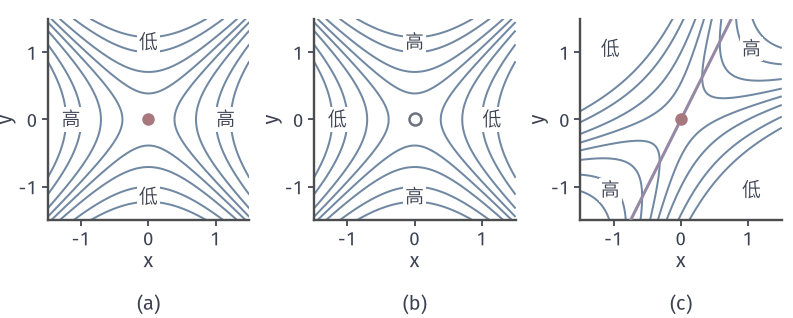

Here is the Python script that generated this plot:
from pathlib import Path
import sys
for _p in Path(__file__).resolve().parents:
    if (_p/"minimax-common").is_dir(): sys.path.insert(0, str(_p/"minimax-common")); break
from mm_fig import *
HERE = Path(__file__).resolve().parent
# Three local pictures around the origin.
fig, axes = figure(width_mm=112, height_mm=45, ncols=3)
panels(fig, .06, .985, .975, .27, .32)
g = np.linspace(-1.5, 1.5, 300); X, Y = np.meshgrid(g, g)
funs = [X**2-Y**2, Y**2-X**2, -.5*X**2+2*X*Y-.5*Y**2]
marks = [[(1.15, 0, '高'), (-1.15, 0, '高'), (0, 1.15, '低'), (0, -1.15, '低')],
         [(1.15, 0, '低'), (-1.15, 0, '低'), (0, 1.15, '高'), (0, -1.15, '高')],
         [(1.05, 1.05, '高'), (-1.05, -1.05, '高'), (1.05, -1.05, '低'), (-1.05, 1.05, '低')]]
for i, (ax, Z) in enumerate(zip(axes, funs)):
    setup(ax, (-1.5, 1.5), (-1.5, 1.5), (-1, 0, 1), (-1, 0, 1), equal=True)
    ax.contour(X, Y, Z, levels=[-1.5, -1, -.5, -.15, .15, .5, 1, 1.5], colors=BLUE, linewidths=.8, linestyles='solid')
    for a, b, s in marks[i]: ax.text(a, b, s, ha='center', va='center', color=INK, fontsize=7.5, bbox=dict(fc='white', ec='none', pad=.8), zorder=6)
dot(axes[0], (0, 0)); hollow(axes[1], (0, 0)); dot(axes[2], (0, 0))
s = np.array([-.75, .75]); axes[2].plot(s, 2*s, color=PURPLE, lw=1.2, zorder=5)
tags(fig, axes)
save(fig, HERE, 'figure', {'f': ['x^2-y^2', 'y^2-x^2', '-x^2/2+2xy-y^2/2']})
